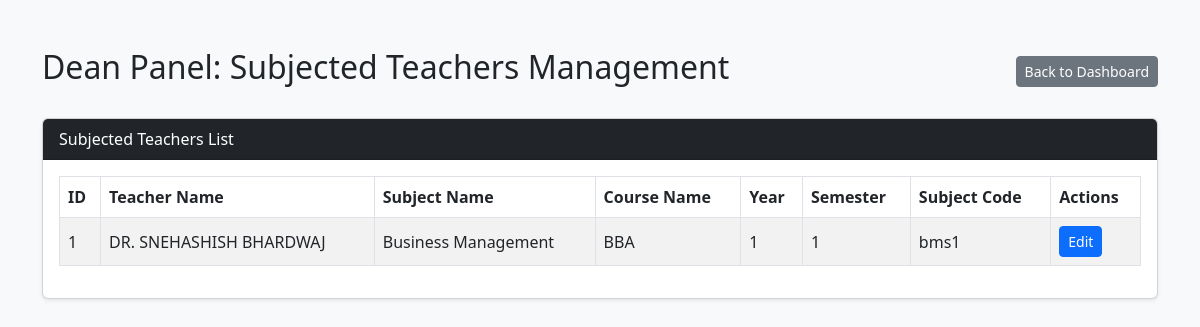
/dean/dean_subjected_teachers.php, run on an earlier commit of the app's database.
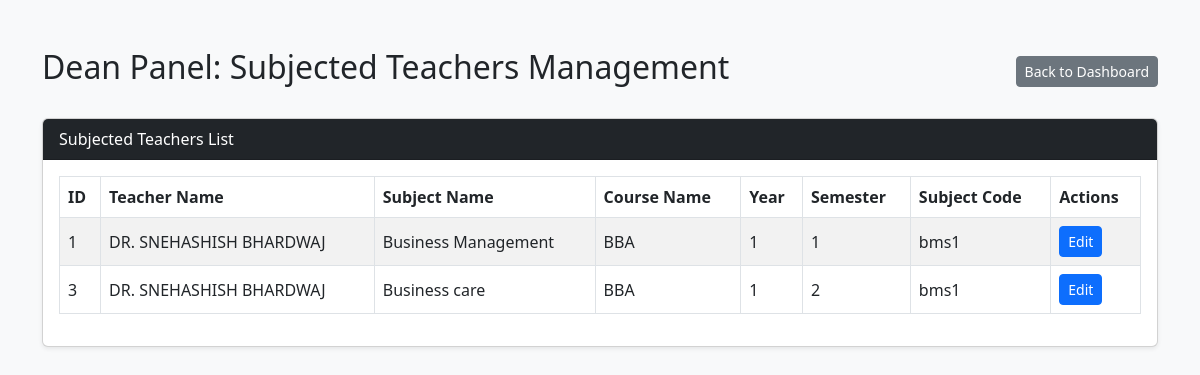
And on a later commit of the database.
### tables this page shows
CREATE TABLE `subjected_teacher` (
  `id` int(11) NOT NULL,
  `teacher_id` int(11) NOT NULL,
  `sub_id` int(11) NOT NULL,
  `teacher_name` varchar(255) NOT NULL,
  `subject_name` varchar(255) NOT NULL,
  `course_name` varchar(255) NOT NULL,
  `year` int(11) NOT NULL,
  `semester` int(11) NOT NULL,
  `subject_code` varchar(66) NOT NULL
);

### dean/dean_subjected_teachers.php (the view, shortened to what this page needs)
<?php
$host = '127.0.0.1';
$dbname = 'mhu-ams';
$username = 'root';
$password = '';
try {
    $pdo = new PDO("mysql:host=$host;dbname=$dbname;charset=utf8mb4", $username, $password);
    $pdo->setAttribute(PDO::ATTR_ERRMODE, PDO::ERRMODE_EXCEPTION);
} catch (PDOException $e) {
    die("Connection failed: " . $e->getMessage());
}
$stmt = $pdo->query("SELECT * FROM subjected_teacher");
$teachers_list = $stmt->fetchAll(PDO::FETCH_ASSOC);
?>
<!DOCTYPE html>
<html lang="en">
<head>
    <link href="https://cdn.jsdelivr.net/npm/bootstrap@5.3.0/dist/css/bootstrap.min.css" rel="stylesheet">
</head>
<body class="bg-light">
<div class="container my-5">
    <div class="d-flex justify-content-between align-items-center mb-4">
        <h2>Dean Panel: Subjected Teachers Management</h2>
        <a href="dean_dashboard.php" class="btn btn-secondary btn-sm">Back to Dashboard</a>
    </div>
    <div class="card shadow-sm">
        <div class="card-header bg-dark text-white">Subjected Teachers List</div>
        <div class="card-body">
            <div class="table-responsive">
                <table class="table table-bordered table-striped align-middle">
                    <thead>
                        <tr>
                            <th>ID</th>
                            <th>Teacher Name</th>
                            <th>Subject Name</th>
                            <th>Course Name</th>
                            <th>Year</th>
                            <th>Semester</th>
                            <th>Subject Code</th>
                            <th>Actions</th>
                        </tr>
                    </thead>
                    <tbody>
                        <?php if (count($teachers_list) > 0): ?>
                            <?php foreach ($teachers_list as $row): ?>
                                <tr>
                                    <td><?= htmlspecialchars($row['id']) ?></td>
                                    <td><?= htmlspecialchars($row['teacher_name']) ?></td>
                                    <td><?= htmlspecialchars($row['subject_name']) ?></td>
                                    <td><?= htmlspecialchars($row['course_name']) ?></td>
                                    <td><?= htmlspecialchars($row['year']) ?></td>
                                    <td><?= htmlspecialchars($row['semester']) ?></td>
                                    <td><?= htmlspecialchars($row['subject_code']) ?></td>
                                    <td>
                                        <a href="dean_subjected_teachers.php?edit_id=<?= $row['id'] ?>" class="btn btn-sm btn-primary">Edit</a>
                                    </td>
                                </tr>
                            <?php endforeach; ?>
                        <?php else: ?>
                            <tr>
                                <td colspan="8" class="text-center">No records found.</td>
                            </tr>
                        <?php endif; ?>
                    </tbody>
                </table>
            </div>
        </div>
    </div>
</div>
</body>
</html>

What changed in the data, as far as the page shows it:
added subjected_teacher: id "3", teacher_name "DR. SNEHASHISH BHARDWAJ", subject_name "Business care", course_name "BBA", year "1", semester "2", subject_code "bms1"
